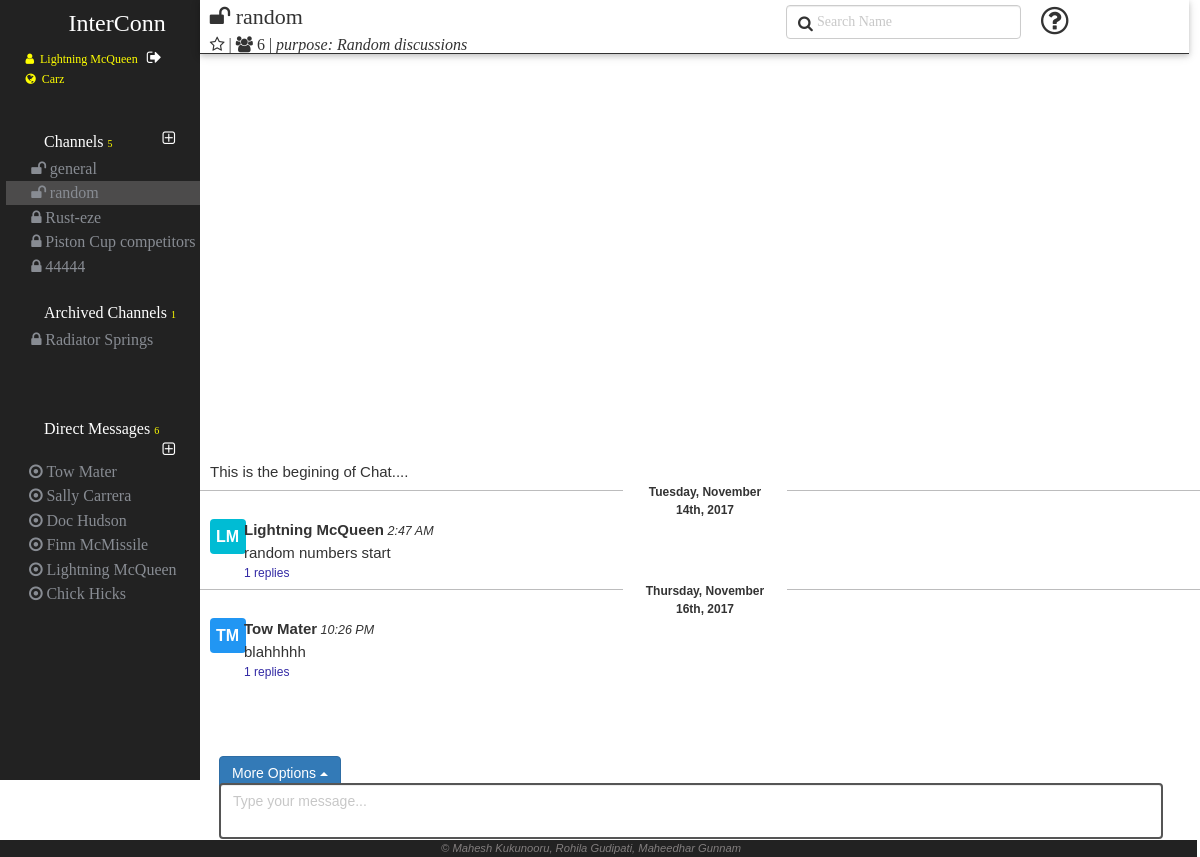
The app's page /HomePage.php?channel=4 (signed in) with its own data.
### tables this page shows
CREATE TABLE IF NOT EXISTS `user` (
  `user_id` bigint(20) NOT NULL,
  `user_name` varchar(50) NOT NULL,
  `first_name` varchar(50) NOT NULL,
  `last_name` varchar(50) NOT NULL,
  `email_id` varchar(50) NOT NULL,
  `profile_pic` varchar(150) NOT NULL DEFAULT './images/0.jpeg',
  `password` varchar(150) NOT NULL,
  `phone_number` varchar(10) NOT NULL,
  `what_i_do` varchar(150) NOT NULL,
  `status` varchar(150) NOT NULL,
  `status_emoji` bigint(20) DEFAULT NULL,
  `skype` varchar(150) NOT NULL
);

CREATE TABLE IF NOT EXISTS `workspace` (
  `workspace_id` bigint(20) NOT NULL,
  `workspace_name` varchar(50) NOT NULL,
  `workspace_domain` varchar(50) NOT NULL,
  `created_by` bigint(20) NOT NULL,
  `created_at` timestamp NOT NULL DEFAULT CURRENT_TIMESTAMP ON UPDATE CURRENT_TIMESTAMP
);

CREATE TABLE IF NOT EXISTS `channel` (
  `channel_id` bigint(20) NOT NULL,
  `channel_name` text NOT NULL,
  `type` varchar(50) NOT NULL,
  `purpose` text NOT NULL,
  `created_by` bigint(20) NOT NULL,
  `created_at` timestamp NOT NULL DEFAULT CURRENT_TIMESTAMP ON UPDATE CURRENT_TIMESTAMP,
  `is_archive` int(11) NOT NULL DEFAULT '0'
);

CREATE TABLE IF NOT EXISTS `message` (
  `message_id` bigint(20) NOT NULL,
  `created_by` bigint(20) NOT NULL,
  `created_at` timestamp NOT NULL DEFAULT CURRENT_TIMESTAMP,
  `message_place` bigint(20) NOT NULL,
  `content` text NOT NULL,
  `is_threaded` int(11) NOT NULL DEFAULT '0',
  `is_active` int(11) NOT NULL DEFAULT '0',
  `edited_at` timestamp NOT NULL DEFAULT '0000-00-00 00:00:00',
  `has_shared_content` int(11) NOT NULL DEFAULT '0',
  `is_specialmessage` int(11) NOT NULL DEFAULT '0',
  `code_type` int(11) NOT NULL DEFAULT '0'
);

### HomePage.php (the view, shortened to what the rows shown need)
<?php
	include_once "./services/WebService.php";
	include_once "./services/MainMessages.php";
	if($_SESSION['loggedIn'])
	{
		$web_service = new WebService();
    $userDetails = json_decode($web_service->getUserDetails($_SESSION['emailid']));
    $workspaceDetails = json_decode($web_service->getWorkspaceDetails($_SESSION['userid']));
    $workspaceName=$workspaceDetails[0]->workspace_name;
    $workspaceid=$workspaceDetails[0]->workspace_id;
	$is_admin=0;
    $channelDetails = json_decode($web_service->getChannelsDetails($_SESSION['userid'],$workspaceid,$is_admin));
    $directMessagesDetails = json_decode($web_service->getDirectMessagesDetails($workspaceDetails[0]->workspace_id));
    $groupMembers=json_decode($web_service->getSpecificChannelUserDetails($_GET["channel"]));
    $groupMembersWholeDet=json_decode($web_service->getSpecificChannelUserDetWithIDs($_GET["channel"]));
  	$channelstr='';
   	$archiveChannelstr='';
   	$directMessagestr='';
		if ($channelDetails!='')
		{
           foreach($channelDetails as $channel)
           {
           		if($channel->is_archive==0)
           		{
	                if($channel->channel_id==$_GET["channel"])
					{
	                    $channelstr.='<li class="active currentChannel">';
					}
	                else
	                    $channelstr.='<li class="active">';
	                if($channel->type=='private')
	                    $channelstr.=' <a href="./HomePage.php?channel='.$channel->channel_id.'"><span class="channelPrivacyLevel"><i class="fa fa-lock"></i></span><span class="'.$channel->channel_id.'" >'.htmlspecialchars($channel->channel_name).'</span></a>';
	                else
	                    $channelstr.='<a href="./HomePage.php?channel='.$channel->channel_id.'"><span class="channelPrivacyLevel"><i class="fa fa-unlock"></i></span><span class="'.$channel->channel_id.'" >'.htmlspecialchars($channel->channel_name).'</span></a>';
	                $channelstr.='</li>';
	            }
	            else if($channel->is_archive==1)
	            {
	            	if($channel->channel_id==$_GET["channel"])
					{
	                    $archiveChannelstr.='<li class="active currentChannel">';
						$flag=1;
					}
	                else
	                    $archiveChannelstr.='<li class="active">';
	                if($channel->type=='private')
	                    $archiveChannelstr.=' <a href="./HomePage.php?channel='.$channel->channel_id.'"><span class="channelPrivacyLevel"><i class="fa fa-lock"></i></span><span class="'.$channel->channel_id.'" >'.htmlspecialchars($channel->channel_name).'</span></a>';
	                else
	                    $archiveChannelstr.='<a href="./HomePage.php?channel='.$channel->channel_id.'"><span class="channelPrivacyLevel"><i class="fa fa-unlock"></i></span><span class="'.$channel->channel_id.'" >'.htmlspecialchars($channel->channel_name).'</span></a>';
	                $archiveChannelstr.='</li>';
	            }
           }
        }
		if ($directMessagesDetails!='')
		{
           foreach($directMessagesDetails as $directMessage)
           {
                $directMessagestr.=' <li touserid="" class="active"><a href="#"> <span class="channelPrivacyLevel"><i class="fa fa-dot-circle-o"></i></span><span class="" >'.htmlspecialchars($directMessage->first_name).' '.htmlspecialchars($directMessage->last_name).'</span></a></li>';
           }
        }
	}
?>
<html lang="en">
	<head>
        <link rel="stylesheet" href="./scripts/select2/select2.css">
		<link rel="stylesheet" href="https://maxcdn.bootstrapcdn.com/bootstrap/3.3.7/css/bootstrap.min.css">
		<link rel="stylesheet" href="./CSS/home_site.css">
		<link rel="stylesheet" href="./Assets/w3.css">
		<link rel="stylesheet" href="https://cdnjs.cloudflare.com/ajax/libs/font-awesome/4.7.0/css/font-awesome.min.css">
	</head>
	<body>
	<div class="container-fluid">
		<div class="row">
			<div class="col-xs-2 verticle_navbar_HP">
				<div class="row menu_leftMain_HP">
					<div class="row leftMenuContentWrapper_HP" >
						<div class="row loginDetails">
							<span class="loggedIn_user" id='<?php  echo $userDetails[0]->user_id ?>' title='<?php
                            if($is_admin){
                                echo "Welcome Admin";
                            }else{
                                echo "Welcome ".htmlspecialchars($userDetails[0]->first_name).' '.htmlspecialchars($userDetails[0]->last_name);
                            }
                            ?>'><i class="fa fa-user"></i>&nbsp;&nbsp;<?php  echo htmlspecialchars($userDetails[0]->first_name).' '.htmlspecialchars($userDetails[0]->last_name); ?>
                                <a class="signOut" href="./index.php?status=signout" title="Sign Out">
                                </a></span>
                            <br>
							<span class="loggedIn_workspace" id=<?php echo '"'.$workspaceid.'"';?>><i class="fa fa-globe"></i>&nbsp;&nbsp;<?php  echo htmlspecialchars($workspaceName); ?></span> <br>
						</div>
						<div class="row channelsContainer_menu_HP">
							<ul class="row nav navbar-nav channels_UL_List">
								<?php echo $channelstr;?>
						    </ul>
						</div>
						<div class="row archieveChannelsContainer_menu_HP">
							<ul class=" row nav navbar-nav channels_UL_List">
								<?php echo $archiveChannelstr;?>
						    </ul>
						</div>
						<div class="row directMessageContainer_menu_HP">
							<ul class="nav navbar-nav directmessages_UL_List">
						        <?php echo $directMessagestr;?>
						    </ul>
						</div>
					</div>
				</div>
			</div>
			<?php
				if(isset($_GET["channel"])){
                    $currentChannel = json_decode($web_service->getSpecificChannelDetails($_GET["channel"]));
                }
			?>
            <div class="col-xs-10 mainContent_HP">
            	<div class="headerSpace_HP row">
	            	<div class="col-xs-7">
		            	<div class="headerMain row">
		                    <?php
		                        if(isset($_GET["channel"])){
		                            $currentChannel = json_decode($web_service->getSpecificChannelDetails($_GET["channel"]));
		                            if($currentChannel!='')
		                            {
		                                if($currentChannel[0]->type=='private')
		                                    echo '<div class="channelTitle currentChannelTitle col-xs-6 " id="'.$_GET["channel"].'"><i class="fa fa-lock"></i> <span>'. htmlspecialchars($currentChannel[0]->channel_name).'</span></div>';
		                                else if($currentChannel[0]->type=='public')
		                                    echo '<div class="channelTitle currentChannelTitle col-xs-6 " id="'.$_GET["channel"].'"><i class="fa fa-unlock"></i> <span>'. htmlspecialchars($currentChannel[0]->channel_name).'</span></div>';
		                                $purpose=$currentChannel[0]->purpose;
		                            }
		                        }
		                    ?>
		                </div>
                        <?php
                            if($currentChannel[0]->is_archive==0)
                            {
                                echo "<div class='row headerAddon_HP activeChannel'>";
                            }else{
                                echo "<div class='row headerAddon_HP archivedChannel'>";
                            }
                        ?>
                            <span class="channelPurpose headerSpan" title="Channel Purpose">
                                <i>purpose: <?php echo htmlspecialchars($purpose);?></i>
                            </span>
		                </div>
		            </div>
	            </div>
            <div class="row">
                <div class="col-xs-12 regularMessagesWrapper">
                    <div class="row rightContent_wrapper_HP">
                        <div class="messagesList">
                        <?php
                            if(isset($_GET["channel"])){
                                $currentChannelMessages = $web_service->getChannelMessages($_GET["channel"],-1);
                                echo constructMessagesDiv($currentChannelMessages);
                            }
                        ?>
                        </div>
                    </div>
                </div>
            </div>
		</div>
            </div>
		</div>
    <link rel="stylesheet"
          href="//cdnjs.cloudflare.com/ajax/libs/highlight.js/9.12.0/styles/color-brewer.min.css">
	</body>
</html>

### services/MainMessages.php (shortened to what the rows shown need)
<?php
function constructMessagesDiv($messageStr)
{
    $web_service = new WebService();
  $currentChannelMessages = json_decode($messageStr);
  $msgStr='';
  $prevdate='';
  $prevUser='';
  $prevTime='';
  if ($currentChannelMessages!=null)
  {
    $currentChannelMessages=$currentChannelMessages->messages;
      foreach ($currentChannelMessages as $message)
      {
          $currentDate=$web_service->getFormatDate($message->created_at);
          $currentTime=$web_service->getFormatTime($message->created_at);
          $shortName= $message->first_name[0];
          if($message->last_name == '' || $message->last_name== null){
              $shortName.= $message->first_name[1];
          }else{
              $shortName.= $message->last_name[0];
          }
          $defUserPicBGColorArr = ['#3F51B5','#2196F3','#00BCD4','#CDDC39','#FF5722'];
          $defUserPicBGColor = $defUserPicBGColorArr[((int)$message->user_id)%5];
          if($prevUser=='' && $prevTime=='')
          {
              if($prevdate!=$currentDate)
              {
                  $msgStr.='<div class="row dayDividerWrapper"><div class="daySeperatorLine col-xs-5 pull-left"> </div><div class="dayDividerText col-xs-2">'.$currentDate.'</div><div class="daySeperatorLine col-xs-5 pull-right"> </div></div>';
                  $prevdate=$currentDate;
              }
              if($message->profile_pic=='./images/0.jpeg')
                 $msgStr.='<div class="row messageSet"><div class="col-xs-1 userPic"><div class="defUserPic" style="background:'.$defUserPicBGColor .';">'. htmlspecialchars(strtoupper($shortName)) .'</div></div><div class="col-xs-11 message"><div class="message_header" userid="'.$message->user_id .'"  ><b>';
              $msgStr.=htmlspecialchars($message->first_name);
              $msgStr.=' '.htmlspecialchars($message->last_name).'</b><span class="message_time"> ';
              $msgStr.=$currentTime;
              $msgStr.='</span></div>';
              $dynamicClassNameWithId = "messagewithid_".$message->message_id;
              $msgStr.='<div class="message_body '.$dynamicClassNameWithId.'" id="'.$message->message_id.'">';
              $msgStr.= messageContentHelper ($message);
              $msgStr.='<div class="msg_reactionsec">';
                  if($message->is_threaded==1)
                  {
                      $thread=$message->threads->threadCount;
                      $msgStr.="<div class='repliescount' title='view thread'><a href='#'><span>".$thread.'</span> replies'."</a></div>";
                  }
                  $msgStr.=' </div></div>';
              $prevUser=$message->first_name;
              $prevTime=$currentTime;
          }
          else if($prevUser==$message->first_name && $prevTime==$currentTime )
          {
              $dynamicClassNameWithId = "messagewithid_".$message->message_id;
              $msgStr.='<div class="message_body addOnMessages '.$dynamicClassNameWithId.'" id="'.$message->message_id.'">';
              $msgStr.= messageContentHelper ($message);
              $msgStr.='<div class="msg_reactionsec"> </div></div>';
          }
          else if($prevUser!=$message->first_name || $prevTime!=$currentTime)
          {
              $msgStr.='</div></div>';
              if($prevdate!=$currentDate)
              {
                  $msgStr.='<div class="row dayDividerWrapper"><div class="daySeperatorLine col-xs-5 pull-left"> </div><div class="dayDividerText col-xs-2">'.$currentDate.'</div><div class="daySeperatorLine col-xs-5 pull-right"> </div></div>';
                  $prevdate=$currentDate;
              }
              if($message->profile_pic=='./images/0.jpeg')
                 $msgStr.='<div class="row messageSet"><div class="col-xs-1 userPic"><div class="defUserPic" style="background:'.$defUserPicBGColor .';">'. htmlspecialchars(strtoupper($shortName)) .'</div></div><div class="col-xs-11 message"><div class="message_header" userid="'.$message->user_id .'"  ><b>';
              $msgStr.=htmlspecialchars($message->first_name);
              $msgStr.=' '.htmlspecialchars($message->last_name).'</b><span class="message_time"> ';
              $msgStr.=$currentTime;
              $msgStr.='</span></div>';
              $dynamicClassNameWithId = "messagewithid_".$message->message_id;
              $msgStr.='<div class="message_body '.$dynamicClassNameWithId.'" id="'.$message->message_id.'">';
              $msgStr.= messageContentHelper ($message);
              $msgStr.='<div class="msg_reactionsec">';
                  if($message->is_threaded==1)
                  {
                      $thread=$message->threads->threadCount;
                      $msgStr.="<div class='repliescount' title='view thread'><a href='#'><span>".$thread.'</span> replies'."</a></div>";
                  }
              $msgStr.=' </div></div>';
              $prevUser=$message->first_name;
              $prevTime=$currentTime;
          }
      }
      $msgStr.='</div></div>';
  }
  else
  {
      $msgStr="<div>No messages in this channel..</div>";
  }
  echo $msgStr;
}
function messageContentHelper($message){
    $codeSnippLanguagesArr=["html","javascript","python","php"];
    $msgContent ="";
    if($message->is_specialmessage == 2){
        $msgContent= '<div class="msg_content"><div class="well"><pre><code class="'.$codeSnippLanguagesArr[ $message->code_type].'">'.htmlspecialchars($message->content).'</code></pre></div></div>';
    }else{
        $msgContent= '<div class="msg_content">'.htmlspecialchars($message->content).'</div>';
    }
    return $msgContent;
}
?>

### records on screen
user: first_name "Lightning", last_name "McQueen"
workspace: workspace_name "Carz"
channel: channel_name "general"
channel: channel_name "random", purpose "Random discussions"
channel: channel_name "Rust-eze"
channel: channel_name "Piston Cup competitors"
channel: channel_name "44444"
channel: channel_name "Radiator Springs"
user: first_name "Tow", last_name "Mater"
user: first_name "Sally", last_name "Carrera"
user: first_name "Doc", last_name "Hudson"
user: first_name "Finn", last_name "McMissile"
user: first_name "Chick", last_name "Hicks"
message: created_at "Tuesday, November 14th, 2017", shortName "LM", value "Lightning 2:47 AM", last_name "McQueen", content "random numbers start", thread "1"
message: created_at "Thursday, November 16th, 2017", shortName "TM", value "Tow 10:26 PM", last_name "Mater", content "blahhhhh", thread "1"

### other values on screen
$channelCount "5"
$archieveChannelCount "1"
count($directMessagesDetails) "6"
$directMessage->first_name "Lightning"
$directMessage->last_name "McQueen"
$user_count "6"
